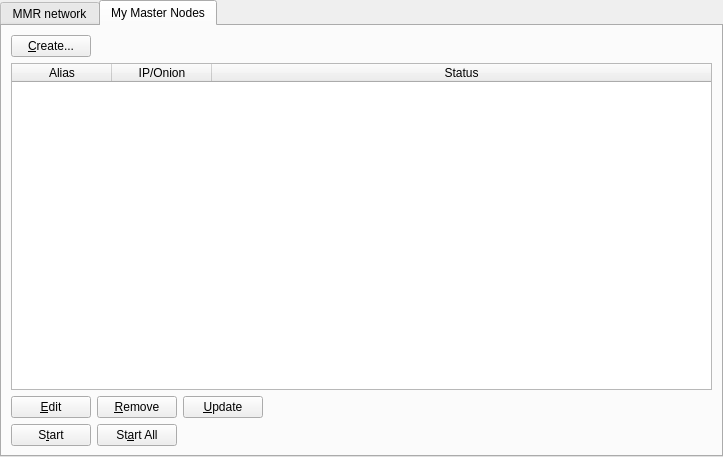
<?xml version="1.0" encoding="UTF-8"?>
<ui version="4.0">
 <class>MasternodeManager</class>
 <widget class="QWidget" name="MasternodeManager">
  <property name="geometry">
   <rect>
    <x>0</x>
    <y>0</y>
    <width>723</width>
    <height>457</height>
   </rect>
  </property>
  <property name="windowTitle">
   <string>Form</string>
  </property>
  <layout class="QVBoxLayout" name="topLayout">
   <property name="leftMargin">
    <number>0</number>
   </property>
   <property name="topMargin">
    <number>0</number>
   </property>
   <property name="rightMargin">
    <number>0</number>
   </property>
   <property name="bottomMargin">
    <number>0</number>
   </property>
   <item>
    <layout class="QVBoxLayout" name="verticalLayout">
     <property name="bottomMargin">
      <number>0</number>
     </property>
     <item>
      <widget class="QTabWidget" name="tabWidget">
       <property name="currentIndex">
        <number>1</number>
       </property>
       <widget class="QWidget" name="tab">
        <attribute name="title">
         <string>MMR network</string>
        </attribute>
        <layout class="QGridLayout" name="gridLayout">
         <item row="1" column="0">
          <widget class="QTableWidget" name="tableWidget">
           <property name="editTriggers">
            <set>QAbstractItemView::NoEditTriggers</set>
           </property>
           <property name="alternatingRowColors">
            <bool>true</bool>
           </property>
           <property name="selectionBehavior">
            <enum>QAbstractItemView::SelectRows</enum>
           </property>
           <property name="sortingEnabled">
            <bool>true</bool>
           </property>
           <attribute name="horizontalHeaderStretchLastSection">
            <bool>true</bool>
           </attribute>
           <column>
            <property name="text">
             <string>Address</string>
            </property>
           </column>
           <column>
            <property name="text">
             <string>Active</string>
            </property>
           </column>
           <column>
            <property name="text">
             <string>Active (secs)</string>
            </property>
           </column>
           <column>
            <property name="text">
             <string>Last Seen</string>
            </property>
           </column>
           <column>
            <property name="text">
             <string>Pubkey</string>
            </property>
           </column>
          </widget>
         </item>
         <item row="0" column="0">
          <layout class="QHBoxLayout" name="horizontalLayout_3">
           <property name="bottomMargin">
            <number>0</number>
           </property>
           <item>
            <widget class="QLabel" name="label_2">
             <property name="text">
              <string>MMR Node Count:</string>
             </property>
            </widget>
           </item>
           <item>
            <widget class="QLabel" name="countLabel">
             <property name="text">
              <string>0</string>
             </property>
            </widget>
           </item>
           <item>
            <spacer name="horizontalSpacer_3">
             <property name="orientation">
              <enum>Qt::Horizontal</enum>
             </property>
             <property name="sizeHint" stdset="0">
              <size>
               <width>40</width>
               <height>20</height>
              </size>
             </property>
            </spacer>
           </item>
          </layout>
         </item>
        </layout>
       </widget>
       <widget class="QWidget" name="tab_2">
        <attribute name="title">
         <string>My Master Nodes</string>
        </attribute>
        <layout class="QGridLayout" name="gridLayout_2">
         <item row="0" column="0">
          <layout class="QVBoxLayout" name="verticalLayout_2">
           <property name="bottomMargin">
            <number>0</number>
           </property>
           <item>
            <layout class="QHBoxLayout" name="horizontalLayout">
             <item>
              <widget class="QPushButton" name="createButton">
               <property name="text">
                <string>&amp;Create...</string>
               </property>
              </widget>
             </item>
             <item>
              <spacer name="horizontalSpacer">
               <property name="orientation">
                <enum>Qt::Horizontal</enum>
               </property>
               <property name="sizeHint" stdset="0">
                <size>
                 <width>40</width>
                 <height>20</height>
                </size>
               </property>
              </spacer>
             </item>
            </layout>
           </item>
           <item>
            <widget class="QTableWidget" name="tableWidget_2">
             <property name="minimumSize">
              <size>
               <width>695</width>
               <height>0</height>
              </size>
             </property>
             <property name="editTriggers">
              <set>QAbstractItemView::NoEditTriggers</set>
             </property>
             <property name="alternatingRowColors">
              <bool>true</bool>
             </property>
             <property name="selectionMode">
              <enum>QAbstractItemView::SingleSelection</enum>
             </property>
             <property name="selectionBehavior">
              <enum>QAbstractItemView::SelectRows</enum>
             </property>
             <attribute name="horizontalHeaderStretchLastSection">
              <bool>true</bool>
             </attribute>
             <column>
              <property name="text">
               <string>Alias</string>
              </property>
             </column>
             <column>
              <property name="text">
               <string>IP/Onion</string>
              </property>
             </column>
             <column>
              <property name="text">
               <string>Status</string>
              </property>
             </column>
            </widget>
           </item>
           <item>
            <layout class="QHBoxLayout" name="horizontalLayout_2">
             <property name="bottomMargin">
              <number>0</number>
             </property>
             <item>
              <widget class="QPushButton" name="editButton">
               <property name="text">
                <string>&amp;Edit</string>
               </property>
              </widget>
             </item>
             <item>
              <widget class="QPushButton" name="removeButton">
               <property name="text">
                <string>&amp;Remove</string>
               </property>
              </widget>
             </item>
             <item>
              <widget class="QPushButton" name="UpdateButton">
               <property name="text">
                <string>&amp;Update</string>
               </property>
              </widget>
             </item>
             <item>
              <spacer name="horizontalSpacer_2">
               <property name="orientation">
                <enum>Qt::Horizontal</enum>
               </property>
               <property name="sizeHint" stdset="0">
                <size>
                 <width>40</width>
                 <height>20</height>
                </size>
               </property>
              </spacer>
             </item>
            </layout>
           </item>
           <item>
            <layout class="QHBoxLayout" name="horizontalLayout_4">
             <property name="bottomMargin">
              <number>0</number>
             </property>
            </layout>
           </item>
           <item>
            <layout class="QHBoxLayout" name="horizontalLayout_5">
             <property name="bottomMargin">
              <number>0</number>
             </property>
             <item>
              <widget class="QPushButton" name="startButton">
               <property name="text">
                <string>S&amp;tart</string>
               </property>
              </widget>
             </item>
             <item>
              <widget class="QPushButton" name="startAllButton">
               <property name="text">
                <string>St&amp;art All</string>
               </property>
              </widget>
             </item>
             <item>
              <spacer name="horizontalSpacer_5">
               <property name="orientation">
                <enum>Qt::Horizontal</enum>
               </property>
               <property name="sizeHint" stdset="0">
                <size>
                 <width>40</width>
                 <height>20</height>
                </size>
               </property>
              </spacer>
             </item>
            </layout>
           </item>
          </layout>
         </item>
        </layout>
       </widget>
      </widget>
     </item>
    </layout>
   </item>
  </layout>
 </widget>
 <resources/>
 <connections/>
</ui>
